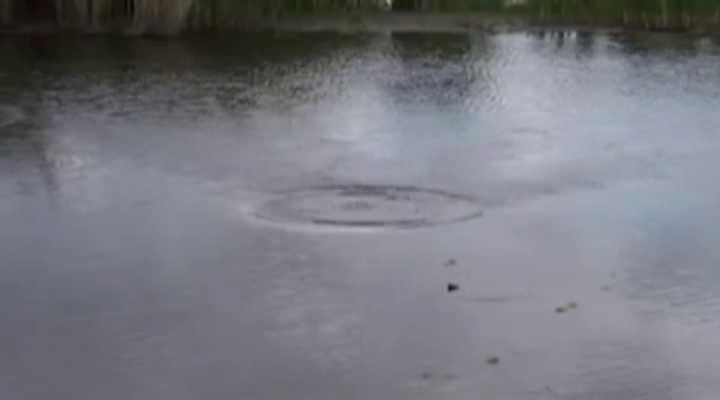
#> input picture frame 16 of src_open_cv/vsplesk.mp4, 720 x 400 px, given in place of 1.avi, which was not available
$ python tracker_3_1.py   (Python 2 division)   (older library calls are emulated)
#> lines starting #> are read from the running program, lines starting #| are printed output that depends on the picture; after the words box and inside, x2 and y2 are one past the last pixel; in counts of white or black regions, pixels touching at a corner belong together; pictures that were not available may be replaced by others from this repository, and a replacement may not be noted
### tracker_ver2/video.py
#!/usr/bin/env python

'''
Video capture sample.

Sample shows how VideoCapture class can be used to acquire video
frames from a camera of a movie file. Also the sample provides
an example of procedural video generation by an object, mimicking
the VideoCapture interface (see Chess class).

'create_capture' is a convinience function for capture creation,
falling back to procedural video in case of error.

Usage:
    video.py [--shotdir <shot path>] [source0] [source1] ...'

    sourceN is an
     - integer number for camera capture
     - name of video file
     - synth:<params> for procedural video

Synth examples:
    synth:bg=../cpp/lena.jpg:noise=0.1
    synth:class=chess:bg=../cpp/lena.jpg:noise=0.1:size=640x480

Keys:
    ESC    - exit
    SPACE  - save current frame to <shot path> directory

'''

import numpy as np
from numpy import pi, sin, cos

import cv2

# built-in modules
from time import clock

# local modules
import common

class VideoSynthBase(object):
    # [14 lines left out: function __init__, not called in this run]

    def render(self, dst):
        pass

    # [15 lines left out: function read, not called in this run]

    def isOpened(self):
        return True

class Chess(VideoSynthBase):
    # [45 lines left out: functions __init__, draw_quads, render, not called in this run]


classes = dict(chess=Chess)

presets = dict(
    empty = 'synth:',
    lena = 'synth:bg=../cpp/lena.jpg:noise=0.1',
    chess = 'synth:class=chess:bg=../cpp/lena.jpg:noise=0.1:size=640x480'
)


def create_capture(source = 0, fallback = presets['chess']):
    '''source: <int> or '<int>|<filename>|synth [:<param_name>=<value> [:...]]'
    '''
    source = str(source).strip()
    chunks = source.split(':')
    # handle drive letter ('c:', ...)
    if len(chunks) > 1 and len(chunks[0]) == 1 and chunks[0].isalpha():
        chunks[1] = chunks[0] + ':' + chunks[1]
        del chunks[0]

    source = chunks[0]
    try: source = int(source)
    except ValueError: pass
    params = dict( s.split('=') for s in chunks[1:] )

    cap = None
    if source == 'synth':
        Class = classes.get(params.get('class', None), VideoSynthBase)
        try: cap = Class(**params)
        except: pass
    else:
        cap = cv2.VideoCapture(source)
        if 'size' in params:
            w, h = map(int, params['size'].split('x'))
            cap.set(cv2.CAP_PROP_FRAME_WIDTH, w)
            cap.set(cv2.CAP_PROP_FRAME_HEIGHT, h)
    if cap is None or not cap.isOpened():
        print 'Warning: unable to open video source: ', source
        if fallback is not None:
            return create_capture(fallback, None)
    return cap

# [30 lines that do not run on import are left out]

### tracker_ver2/tracker_3_1.py
#!/usr/bin/env python
#http://opencvpython.blogspot.ru/2012/06/contours-2-brotherhood.html
import cv2
import video
import sys

if __name__ == '__main__':
    print __doc__

    try:
        fn = "/root/v/1.avi"
    except:
        fn = 0

    def nothing(*arg):
        pass

    cv2.namedWindow('edge')

    cap = video.create_capture(fn)
    mser = cv2.MSER()

    a0 = 0.0
    while True:
        flag, img = cap.read()
#> img is the input picture: shape (400, 720, 3); mean B, G, R 125.6, 118.3, 117.1
        gray = cv2.cvtColor(img, cv2.COLOR_BGR2GRAY)
        thrs1 = 600
        thrs2 = 800
        edge = cv2.Canny(gray, thrs1, thrs2, apertureSize=5)
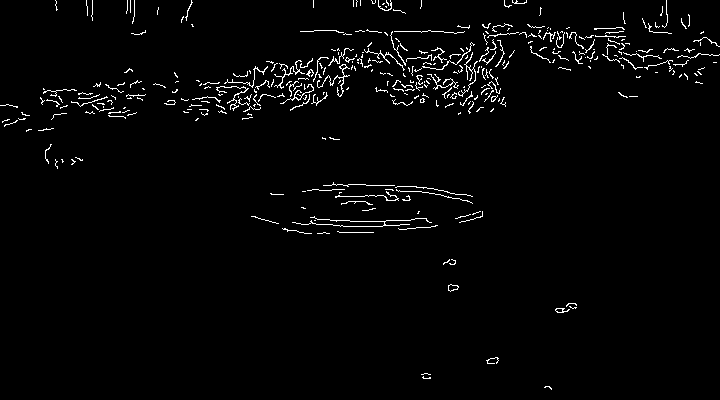
#> edge: shape (400, 720); 2.2% white in thin lines or dots
        vis = img.copy()
        vis /= 2
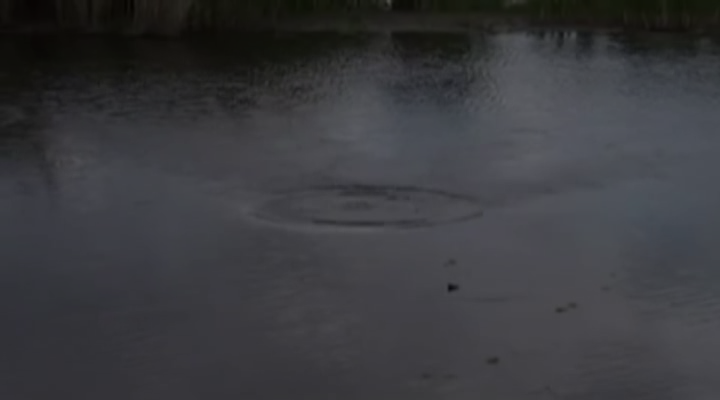
#> vis: shape (400, 720, 3); mean B, G, R 62.5, 58.9, 58.3
        vis[edge != 0] = (0, 255, 0)
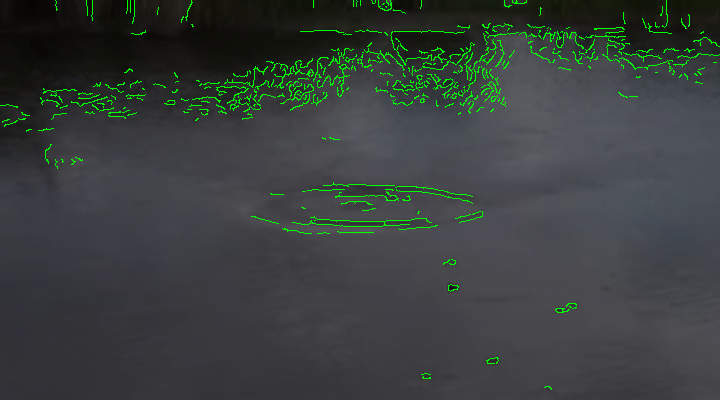
#> vis: shape (400, 720, 3); 2.24% of pixels changed, all inside (x1, y1, x2, y2) = (0, 0, 720, 390)


        try:
           ret,thresh = cv2.threshold(gray,127,255,0)
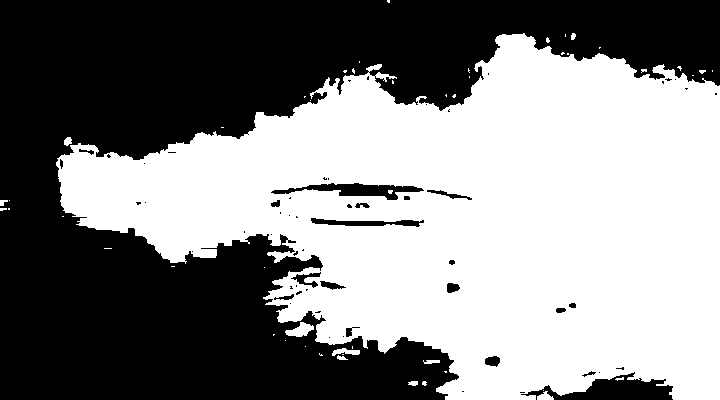
#> thresh: shape (400, 720); 51.8% white; 59 black regions (39 under 20 px)
           contours, hierarchy = cv2.findContours(thresh,cv2.RETR_TREE,cv2.CHAIN_APPROX_SIMPLE)
#> contours = 111 contours, 81 with area under 20; largest, box (x1, y1, x2, y2) and area: (56, 33, 720, 400) 149808, (270, 182, 425, 201) 1309, (310, 217, 425, 228) 632, (290, 271, 322, 289) 228, (285, 322, 314, 337) 209
#           print len(contours)
           cv2.drawContours(edge,contours,-1,(0,255,0),3)
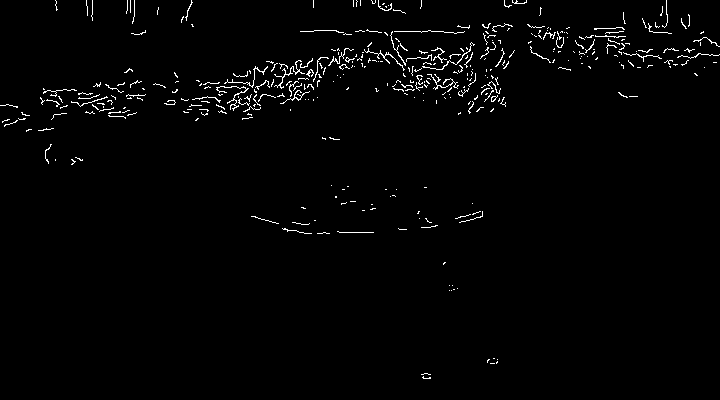
#> edge: shape (400, 720); 1.7% white in thin lines or dots
           cnt = contours[0]
#> cnt = contour of 21 points, box (x1, y1, x2, y2) (537, 391, 554, 400), area 72
           moments = cv2.moments(cnt)
#> moments = moments, m00 72, centre m10/m00, m01/m00 = (544.6, 396.4)
           #area = moments['m00']
           area = cv2.contourArea(cnt)
#> area = 72
           print area
#| 72.0
           if area>a0:
              a0 = area
#> a0 = 72
              print '====================================='
              print a0
#| 72.0
              print '====================================='
#           print area
#           myFile.write(area)
#           print moments
        except:
             pass

        cv2.imshow('edge', edge)
        ch = cv2.waitKey(5)
#> (key Esc is pressed here)
        if ch == 27:
            break


    cv2.destroyAllWindows()

$ run again, starting later in the video
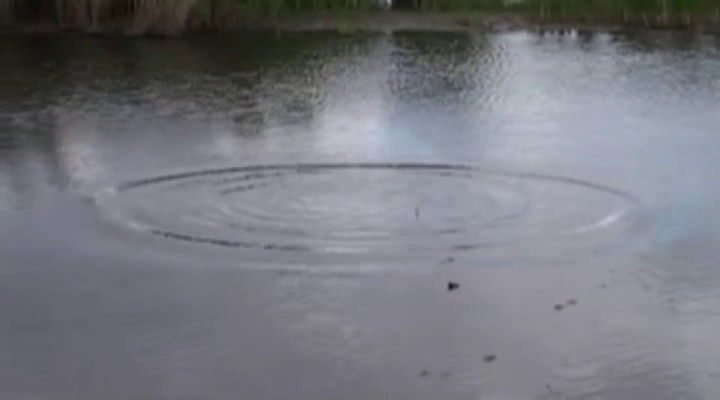
#> input picture frame 73 of src_open_cv/vsplesk.mp4, 720 x 400 px, given in place of 1.avi, which was not available
#> img is the input picture: shape (400, 720, 3); mean B, G, R 125.2, 117.9, 116.7
#> `ret,thresh = cv2.threshold(gray,127,255,0)`:
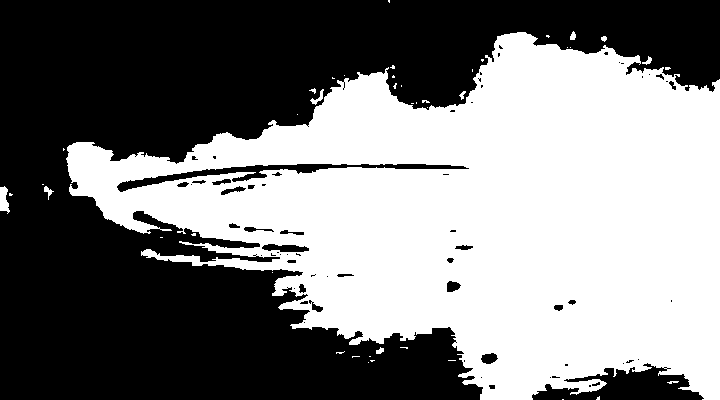
#> thresh: shape (400, 720); 49.3% white; 44 white regions (33 under 20 px)
#> contours = 122 contours, 86 with area under 20; largest, box (x1, y1, x2, y2) and area: (66, 32, 720, 400) 143129, (116, 163, 470, 193) 2352, (261, 243, 310, 253) 314, (0, 186, 10, 214) 156, (480, 352, 499, 365) 154
#> `cv2.drawContours(edge,contours,-1,(0,255,0),3)`:
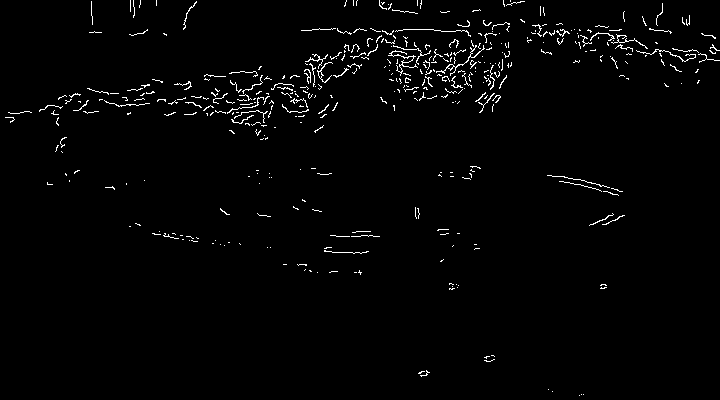
#> edge: shape (400, 720); 1.8% white in thin lines or dots
#> cnt = [[562, 399], [563, 399]]
#> moments = moments, m00 0
#> area = 0
#| 0.0

$ run again, starting later in the video
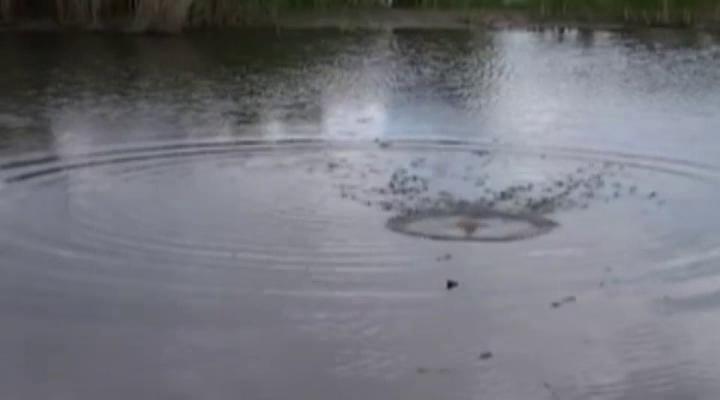
#> input picture frame 130 of src_open_cv/vsplesk.mp4, 720 x 400 px, given in place of 1.avi, which was not available
#> img is the input picture: shape (400, 720, 3); mean B, G, R 123.8, 116.3, 115.1
#> `ret,thresh = cv2.threshold(gray,127,255,0)`:
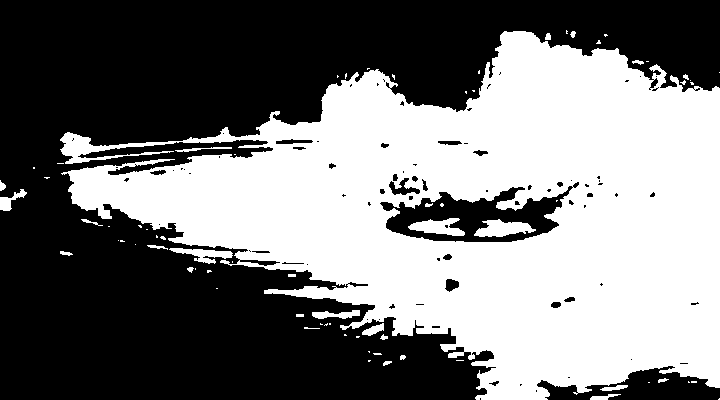
#> thresh: shape (400, 720); 46.9% white; 73 white regions (46 under 20 px)
#> contours = 167 contours, 116 with area under 20; largest, box (x1, y1, x2, y2) and area: (60, 31, 720, 400) 137644, (379, 185, 574, 243) 6699, (474, 219, 536, 237) 608, (408, 218, 465, 236) 536, (169, 248, 233, 264) 378
#> `cv2.drawContours(edge,contours,-1,(0,255,0),3)`:
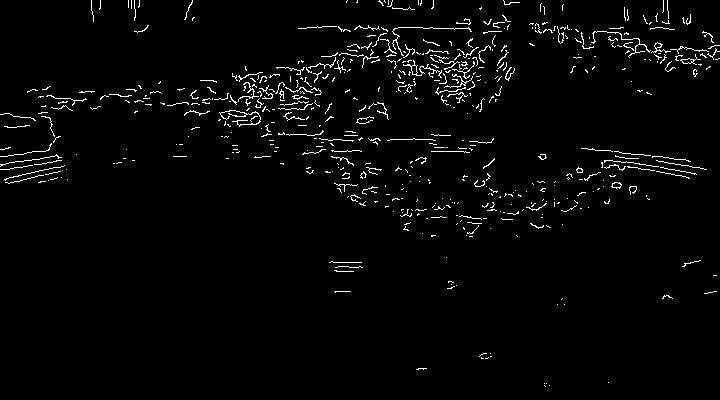
#> edge: shape (400, 720); 2.5% white in thin lines or dots
#> cnt = [[719, 398], [718, 399], [719, 399]]
#> moments = moments, m00 0.5, centre m10/m00, m01/m00 = (718.7, 398.7)
#> area = 0.5
#| 0.5
#| 0.5
